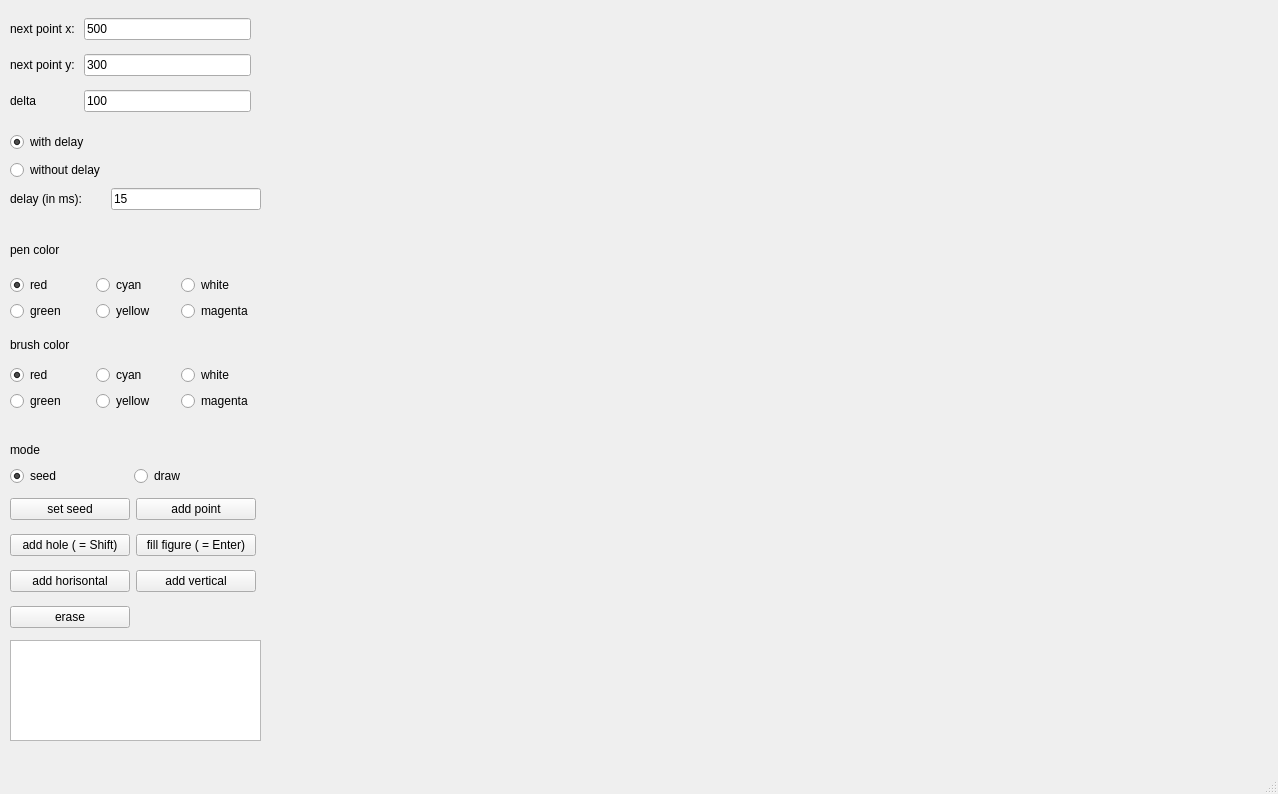
<?xml version="1.0" encoding="UTF-8"?>
<ui version="4.0">
 <class>viewer</class>
 <widget class="QMainWindow" name="viewer">
  <property name="geometry">
   <rect>
    <x>0</x>
    <y>0</y>
    <width>1278</width>
    <height>794</height>
   </rect>
  </property>
  <property name="windowTitle">
   <string>viewer</string>
  </property>
  <widget class="QWidget" name="centralwidget">
   <widget class="QWidget" name="gridLayoutWidget_2">
    <property name="geometry">
     <rect>
      <x>10</x>
      <y>10</y>
      <width>241</width>
      <height>111</height>
     </rect>
    </property>
    <layout class="QGridLayout" name="text_fields_layout">
     <item row="1" column="1">
      <widget class="QLabel" name="label_2">
       <property name="text">
        <string>next point x: </string>
       </property>
      </widget>
     </item>
     <item row="4" column="1">
      <widget class="QLabel" name="label_9">
       <property name="text">
        <string>delta</string>
       </property>
      </widget>
     </item>
     <item row="4" column="2">
      <widget class="QLineEdit" name="delta_text">
       <property name="text">
        <string>100</string>
       </property>
      </widget>
     </item>
     <item row="1" column="2">
      <widget class="QLineEdit" name="x_text">
       <property name="text">
        <string>500</string>
       </property>
      </widget>
     </item>
     <item row="2" column="2">
      <widget class="QLineEdit" name="y_text">
       <property name="text">
        <string>300</string>
       </property>
      </widget>
     </item>
     <item row="2" column="1">
      <widget class="QLabel" name="label">
       <property name="text">
        <string>next point y:</string>
       </property>
      </widget>
     </item>
    </layout>
   </widget>
   <widget class="QWidget" name="gridLayoutWidget_3">
    <property name="geometry">
     <rect>
      <x>10</x>
      <y>230</y>
      <width>251</width>
      <height>91</height>
     </rect>
    </property>
    <layout class="QGridLayout" name="colors_layout">
     <item row="1" column="2">
      <widget class="QRadioButton" name="white_pen_but">
       <property name="text">
        <string>white</string>
       </property>
      </widget>
     </item>
     <item row="0" column="0">
      <widget class="QLabel" name="label_3">
       <property name="text">
        <string>pen color</string>
       </property>
      </widget>
     </item>
     <item row="2" column="0">
      <widget class="QRadioButton" name="green_pen_but">
       <property name="text">
        <string>green</string>
       </property>
      </widget>
     </item>
     <item row="2" column="1">
      <widget class="QRadioButton" name="yellow_pen_but">
       <property name="text">
        <string>yellow</string>
       </property>
      </widget>
     </item>
     <item row="2" column="2">
      <widget class="QRadioButton" name="magenta_pen_but">
       <property name="text">
        <string>magenta</string>
       </property>
      </widget>
     </item>
     <item row="1" column="0">
      <widget class="QRadioButton" name="red_pen_but">
       <property name="text">
        <string>red</string>
       </property>
       <property name="checked">
        <bool>true</bool>
       </property>
      </widget>
     </item>
     <item row="1" column="1">
      <widget class="QRadioButton" name="cyan_pen_but">
       <property name="text">
        <string>cyan</string>
       </property>
      </widget>
     </item>
    </layout>
   </widget>
   <widget class="QWidget" name="gridLayoutWidget_4">
    <property name="geometry">
     <rect>
      <x>10</x>
      <y>490</y>
      <width>246</width>
      <height>146</height>
     </rect>
    </property>
    <layout class="QGridLayout" name="gridLayout_4">
     <item row="0" column="0">
      <widget class="QPushButton" name="set_seed_but">
       <property name="text">
        <string>set seed</string>
       </property>
      </widget>
     </item>
     <item row="4" column="0">
      <widget class="QPushButton" name="erase_but">
       <property name="text">
        <string>erase</string>
       </property>
      </widget>
     </item>
     <item row="0" column="1">
      <widget class="QPushButton" name="add_point_but">
       <property name="text">
        <string>add point</string>
       </property>
      </widget>
     </item>
     <item row="1" column="1">
      <widget class="QPushButton" name="fill_but">
       <property name="text">
        <string>fill figure ( = Enter)</string>
       </property>
      </widget>
     </item>
     <item row="1" column="0">
      <widget class="QPushButton" name="add_hole_but">
       <property name="text">
        <string>add hole ( = Shift)</string>
       </property>
      </widget>
     </item>
     <item row="2" column="1">
      <widget class="QPushButton" name="add_vertical_but">
       <property name="text">
        <string>add vertical</string>
       </property>
      </widget>
     </item>
     <item row="2" column="0">
      <widget class="QPushButton" name="add_horisontal_but">
       <property name="text">
        <string>add horisontal</string>
       </property>
      </widget>
     </item>
    </layout>
   </widget>
   <widget class="QWidget" name="gridLayoutWidget">
    <property name="geometry">
     <rect>
      <x>10</x>
      <y>130</y>
      <width>251</width>
      <height>82</height>
     </rect>
    </property>
    <layout class="QGridLayout" name="gridLayout">
     <item row="1" column="0">
      <widget class="QRadioButton" name="without_delay_but">
       <property name="text">
        <string>without delay</string>
       </property>
      </widget>
     </item>
     <item row="0" column="0">
      <widget class="QRadioButton" name="with_delay_but">
       <property name="text">
        <string>with delay</string>
       </property>
       <property name="checked">
        <bool>true</bool>
       </property>
      </widget>
     </item>
     <item row="2" column="0">
      <widget class="QLabel" name="label_5">
       <property name="text">
        <string>delay (in ms):</string>
       </property>
      </widget>
     </item>
     <item row="2" column="1">
      <widget class="QLineEdit" name="delay_text">
       <property name="text">
        <string>15</string>
       </property>
      </widget>
     </item>
    </layout>
   </widget>
   <widget class="QWidget" name="gridLayoutWidget_5">
    <property name="geometry">
     <rect>
      <x>10</x>
      <y>330</y>
      <width>251</width>
      <height>81</height>
     </rect>
    </property>
    <layout class="QGridLayout" name="colors_layout_2">
     <item row="2" column="1">
      <widget class="QRadioButton" name="cyan_brush_but">
       <property name="text">
        <string>cyan</string>
       </property>
      </widget>
     </item>
     <item row="0" column="0">
      <widget class="QLabel" name="label_4">
       <property name="text">
        <string>brush color</string>
       </property>
      </widget>
     </item>
     <item row="2" column="2">
      <widget class="QRadioButton" name="white_brush_but">
       <property name="text">
        <string>white</string>
       </property>
      </widget>
     </item>
     <item row="3" column="1">
      <widget class="QRadioButton" name="yellow_brush_but">
       <property name="text">
        <string>yellow</string>
       </property>
      </widget>
     </item>
     <item row="3" column="2">
      <widget class="QRadioButton" name="magenta_brush_but">
       <property name="text">
        <string>magenta</string>
       </property>
      </widget>
     </item>
     <item row="3" column="0">
      <widget class="QRadioButton" name="green_brush_but">
       <property name="text">
        <string>green</string>
       </property>
      </widget>
     </item>
     <item row="2" column="0">
      <widget class="QRadioButton" name="red_brush_but">
       <property name="text">
        <string>red</string>
       </property>
       <property name="checked">
        <bool>true</bool>
       </property>
      </widget>
     </item>
    </layout>
   </widget>
   <widget class="QTextEdit" name="textEdit">
    <property name="geometry">
     <rect>
      <x>10</x>
      <y>640</y>
      <width>251</width>
      <height>101</height>
     </rect>
    </property>
    <property name="minimumSize">
     <size>
      <width>0</width>
      <height>70</height>
     </size>
    </property>
    <property name="styleSheet">
     <string notr="true">font: 18pt &quot;.AppleSystemUIFont&quot;;</string>
    </property>
    <property name="readOnly">
     <bool>true</bool>
    </property>
   </widget>
   <widget class="QWidget" name="gridLayoutWidget_6">
    <property name="geometry">
     <rect>
      <x>10</x>
      <y>440</y>
      <width>241</width>
      <height>46</height>
     </rect>
    </property>
    <layout class="QGridLayout" name="gridLayout_2">
     <item row="1" column="1">
      <widget class="QRadioButton" name="draw_mode_but">
       <property name="text">
        <string>draw</string>
       </property>
      </widget>
     </item>
     <item row="1" column="0">
      <widget class="QRadioButton" name="seed_mode_but">
       <property name="text">
        <string>seed</string>
       </property>
       <property name="checked">
        <bool>true</bool>
       </property>
      </widget>
     </item>
     <item row="0" column="0">
      <widget class="QLabel" name="label_8">
       <property name="text">
        <string>mode</string>
       </property>
      </widget>
     </item>
    </layout>
   </widget>
  </widget>
  <widget class="QMenuBar" name="menubar">
   <property name="geometry">
    <rect>
     <x>0</x>
     <y>0</y>
     <width>1278</width>
     <height>21</height>
    </rect>
   </property>
  </widget>
  <widget class="QStatusBar" name="statusbar"/>
 </widget>
 <resources/>
 <connections/>
</ui>
